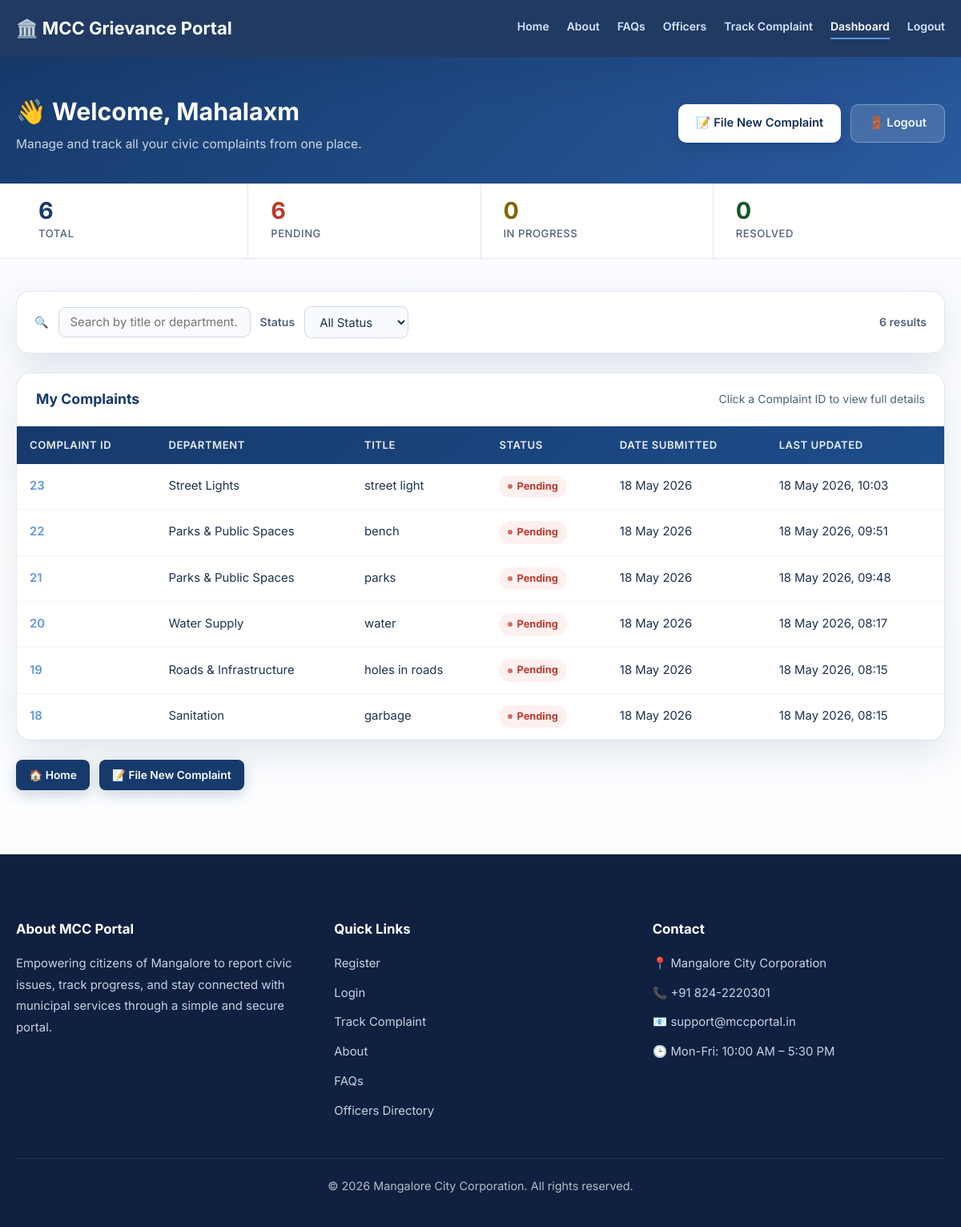
Screenshot of /complaints/dashboard/ (signed in) with the database file from the repository.
### users/models.py (models this page shows, shortened)
class Citizen(models.Model):
    name = models.CharField(max_length=100)
    email = models.EmailField(unique=True)
    phone = models.CharField(max_length=15, unique=True)
    username = models.CharField(max_length=50, unique=True)
    password = models.CharField(max_length=100)

### complaints/models.py (models this page shows, shortened)
class Complaint(models.Model):
    DEPARTMENT_CHOICES = [
        ('Sanitation', 'Sanitation'),
        ('Roads & Infrastructure', 'Roads & Infrastructure'),
        ('Water Supply', 'Water Supply'),
        ('Drainage', 'Drainage'),
        ('Street Lights', 'Street Lights'),
        ('Parks & Public Spaces', 'Parks & Public Spaces'),
    ]
    STATUS_CHOICES = [
        ('Pending', 'Pending'),
        ('In Progress', 'In Progress'),
        ('Resolved', 'Resolved'),
    ]
    citizen = models.ForeignKey(Citizen, on_delete=models.CASCADE)
    complaint_id = models.AutoField(primary_key=True)
    department = models.CharField(max_length=100, choices=DEPARTMENT_CHOICES)
    title = models.CharField(max_length=200)
    address = models.CharField(max_length=300)
    description = models.TextField()
    map_location = models.CharField(max_length=100, blank=True, null=True)
    attachment = models.ImageField(upload_to='complaints/attachments/')
    status = models.CharField(max_length=20, choices=STATUS_CHOICES, default='Pending')
    date_submitted = models.DateTimeField(auto_now_add=True)
    last_updated = models.DateTimeField(auto_now=True)
    officer_remark = models.TextField(blank=True, null=True)

### complaints/views.py (the view)
# urls.py: path('dashboard/', views.dashboard, name='dashboard'),
def dashboard(request):
    if 'citizen_id' not in request.session:
        return redirect('login')
    citizen = Citizen.objects.get(id=request.session['citizen_id'])
    complaints = Complaint.objects.filter(citizen=citizen).order_by('status', '-date_submitted')
    return render(request, 'dashboard.html', {
        'citizen': citizen,
        'complaints': complaints
    })

### templates/dashboard.html (shortened to what this page needs)
<!DOCTYPE html>
<html>
<head>
</head>
<body>
<nav class="navbar">
    <div class="container">
        <a class="logo" href="{% url 'home' %}">🏛️ MCC Grievance Portal</a>
        <div class="nav-links">
            <a href="{% url 'home' %}">Home</a>
            <a href="{% url 'about' %}">About</a>
            <a href="{% url 'faqs' %}">FAQs</a>
            <a href="{% url 'officers_directory' %}">Officers</a>
            <a href="{% url 'track_complaint' %}">Track Complaint</a>
            <a href="{% url 'dashboard' %}" class="active">Dashboard</a>
            <a href="{% url 'logout' %}">Logout</a>
        </div>
    </div>
</nav>
<div class="page-hero">
    <div class="container">
        <div class="page-hero-text">
            <h1>👋 Welcome, {{ citizen.name }}</h1>
            <p>Manage and track all your civic complaints from one place.</p>
        </div>
        <div class="hero-actions">
            {% if complaints %}
            <a href="{% url 'terms' %}" class="btn btn-white">📝 File New Complaint</a>
            {% endif %}
            <a href="{% url 'logout' %}" class="btn btn-ghost">🚪 Logout</a>
        </div>
    </div>
</div>
{% if complaints %}
<div class="stats-strip">
    <div class="container">
        <div class="stat-item">
            <span class="stat-num">{{ complaints|length }}</span>
            <span class="stat-label">Total</span>
        </div>
        <div class="stat-item stat-pending">
            <span class="stat-num" id="count-pending">0</span>
            <span class="stat-label">Pending</span>
        </div>
        <div class="stat-item stat-progress">
            <span class="stat-num" id="count-progress">0</span>
            <span class="stat-label">In Progress</span>
        </div>
        <div class="stat-item stat-resolved">
            <span class="stat-num" id="count-resolved">0</span>
            <span class="stat-label">Resolved</span>
        </div>
    </div>
</div>
{% endif %}
<div class="page-body">
    <div class="container">
        {% if complaints %}
        <div class="filter-card">
            <label>🔍</label>
            <input type="text" id="search-box" class="filter-input" placeholder="Search by title or department…">
            <label>Status</label>
            <select id="status-filter" class="filter-input">
                <option value="all">All Status</option>
            </select>
            <span id="result-count" style="font-size:0.88rem;color:var(--text-soft);font-weight:600;"></span>
        </div>
        <div class="table-card">
            <div class="table-card-header">
                <h2>My Complaints</h2>
                <span>Click a Complaint ID to view full details</span>
            </div>
            <table id="complaints-table">
                <thead>
                    <tr>
                        <th>Complaint ID</th>
                        <th>Department</th>
                        <th>Title</th>
                        <th>Status</th>
                        <th>Date Submitted</th>
                        <th>Last Updated</th>
                    </tr>
                </thead>
                <tbody>
                    {% for complaint in complaints %}
                    <tr class="complaint-row"
                        data-status="{{ complaint.status }}"
                        data-title="{{ complaint.title|lower }}"
                        data-dept="{{ complaint.department|lower }}">
                        <td>
                            <a href="{% url 'complaint_detail' complaint.complaint_id %}" class="complaint-id-link">
                                {{ complaint.complaint_id }}
                            </a>
                        </td>
                        <td>{{ complaint.department }}</td>
                        <td>{{ complaint.title }}</td>
                        <td>
                            {% if complaint.status == 'Pending' %}
                                <span class="badge badge-pending">Pending</span>
                            {% elif complaint.status == 'In Progress' %}
                                <span class="badge badge-progress">In Progress</span>
                            {% elif complaint.status == 'Resolved' %}
                                <span class="badge badge-resolved">Resolved</span>
                            {% endif %}
                        </td>
                        <td>{{ complaint.date_submitted|date:"d M Y" }}</td>
                        <td>{{ complaint.last_updated|date:"d M Y, H:i" }}</td>
                    </tr>
                    {% endfor %}
                </tbody>
            </table>
        </div>
        {% endif %}
        <div style="margin-top:24px; display:flex; gap:12px; flex-wrap:wrap;">
            <a href="{% url 'home' %}" class="btn btn-navy btn-sm">🏠 Home</a>
            {% if complaints %}
            <a href="{% url 'terms' %}" class="btn btn-navy btn-sm">📝 File New Complaint</a>
            {% endif %}
        </div>
    </div>
</div>
<footer class="footer">
    <div class="container">
        <div class="footer-content">
            <div class="footer-section">
                <h3>About MCC Portal</h3>
                <p>Empowering citizens of Mangalore to report civic issues, track progress, and stay connected with municipal services through a simple and secure portal.</p>
            </div>
            <div class="footer-section">
                <h3>Quick Links</h3>
                <ul>
                    <li><a href="{% url 'register' %}">Register</a></li>
                    <li><a href="{% url 'login' %}">Login</a></li>
                    <li><a href="{% url 'track_complaint' %}">Track Complaint</a></li>
                    <li><a href="{% url 'about' %}">About</a></li>
                    <li><a href="{% url 'faqs' %}">FAQs</a></li>
                    <li><a href="{% url 'officers_directory' %}">Officers Directory</a></li>
                </ul>
            </div>
            <div class="footer-section">
                <h3>Contact</h3>
                <ul>
                    <li>📍 Mangalore City Corporation</li>
                    <li>📞 +91 824-2220301</li>
                    <li>📧 support@mccportal.in</li>
                    <li>🕒 Mon-Fri: 10:00 AM – 5:30 PM</li>
                </ul>
            </div>
        </div>
        <div class="footer-bottom">
            <p>© 2026 Mangalore City Corporation. All rights reserved.</p>
        </div>
    </div>
</footer>
</body>
</html>

### rows the page displays
Citizen: name "Mahalaxm"
Complaint: complaint_id "23", department "Street Lights", title "street light", status "Pending", date_submitted "18 May 2026", last_updated "18 May 2026, 10:03"
Complaint: complaint_id "22", department "Parks & Public Spaces", title "bench", status "Pending", date_submitted "18 May 2026", last_updated "18 May 2026, 09:51"
Complaint: complaint_id "21", department "Parks & Public Spaces", title "parks", status "Pending", date_submitted "18 May 2026", last_updated "18 May 2026, 09:48"
Complaint: complaint_id "20", department "Water Supply", title "water", status "Pending", date_submitted "18 May 2026", last_updated "18 May 2026, 08:17"
Complaint: complaint_id "19", department "Roads & Infrastructure", title "holes in roads", status "Pending", date_submitted "18 May 2026", last_updated "18 May 2026, 08:15"
Complaint: complaint_id "18", department "Sanitation", title "garbage", status "Pending", date_submitted "18 May 2026", last_updated "18 May 2026, 08:15"

### other values shown
{{ complaints|length }} "6"
